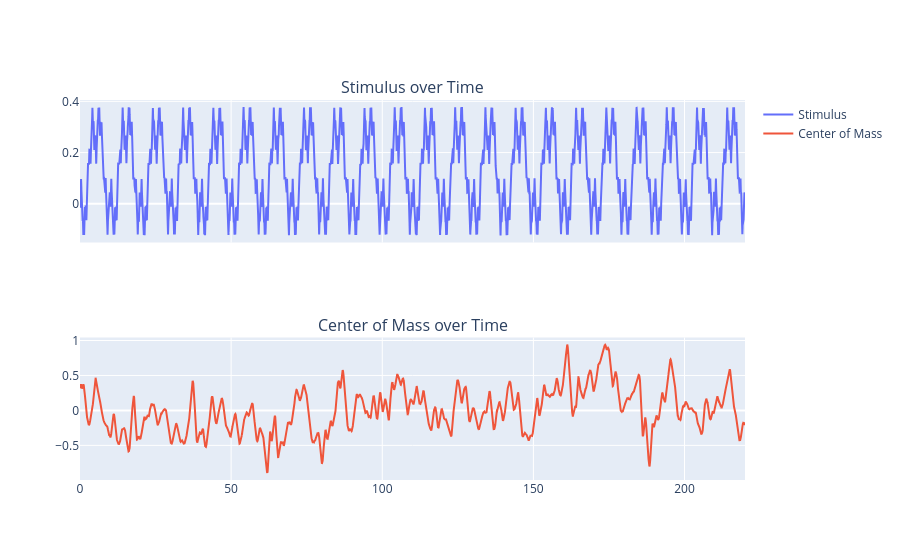

Notebook cell for this chart:
### Code cell
import balancepy as bp
import numpy as np
import plotly.express as px
import plotly.graph_objects as go
from plotly.subplots import make_subplots
import balancepy.models.P18 as P18

# Load the data
filename = 'data/d1_vis1.csv'
height = 1.66
weight = 53

com, stim, time = bp.getdata_legacy(
    filename = filename,
    body_height = height,
    cut_to_cycles = False)

# Create Figure of recorded data (excluding first cycle, which is omitted to avoid transients)
fig = make_subplots(rows=2, cols=1, shared_xaxes=True, subplot_titles=("Stimulus over Time", "Center of Mass over Time"))
# Plot stim over time
fig.add_trace(go.Scatter(x=time, y=stim, mode='lines', name='Stimulus'), row=1, col=1)
# Plot com over time
fig.add_trace(go.Scatter(x=time, y=com, mode='lines', name='Center of Mass'), row=2, col=1)

fig.show()

### Figure 1 — Plotly figure (JSON) as saved in the notebook; plotly's stock layout.template omitted (floating-point values rounded to 4 significant figures; data arrays with more than 128 entries replaced by an {"elided": "..."} marker saying what was removed)
{"data": [{"mode": "lines", "name": "Stimulus", "type": "scatter", "x": {"elided": "19800 float values"}, "xaxis": "x", "y": {"elided": "19800 float values"}, "yaxis": "y"}, {"mode": "lines", "name": "Center of Mass", "type": "scatter", "x": {"elided": "19800 float values"}, "xaxis": "x2", "y": {"elided": "19800 float values"}, "yaxis": "y2"}], "layout": {"annotations": [{"font": {"size": 16}, "showarrow": false, "text": "Stimulus over Time", "x": 0.5, "xanchor": "center", "xref": "paper", "y": 1, "yanchor": "bottom", "yref": "paper"}, {"font": {"size": 16}, "showarrow": false, "text": "Center of Mass over Time", "x": 0.5, "xanchor": "center", "xref": "paper", "y": 0.375, "yanchor": "bottom", "yref": "paper"}], "xaxis": {"anchor": "y", "domain": [0, 1], "matches": "x2", "showticklabels": false}, "xaxis2": {"anchor": "y2", "domain": [0, 1]}, "yaxis": {"anchor": "x", "domain": [0.625, 1]}, "yaxis2": {"anchor": "x2", "domain": [0, 0.375]}}}
